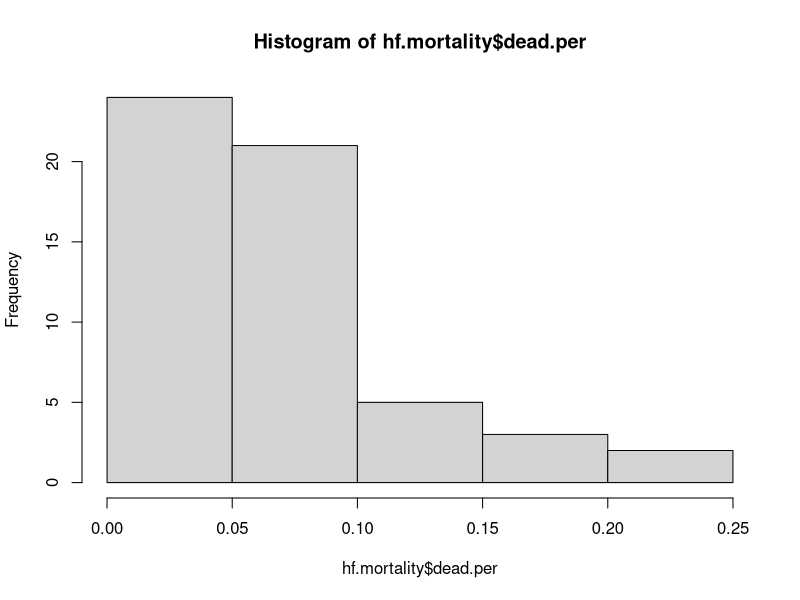

The R source for this figure:
# making a harvard forest hemlock mortality assessment
require(plyr)
require(dplyr)
require(tidyverse)

hf.ba <- read.csv("./harvard_supplemental/MegaplotMortalityAssessment_2010_2016_subset.csv")

#make basal area
hf.ba$ba <- ((hf.ba$dbh/2)^2 * pi)

#make quad a factor
hf.ba$quadrat <- as.factor(hf.ba$quadrat)

#now group by quadrat
hf.ba %>%
  group_by(quadrat) %>%
  summarize(ba.sum = sum(ba)) -> hf.summary 

hf.ba %>%
  filter(status.2016 == "D" & sp == "tsugca") %>%
  group_by(quadrat) %>%
  summarize(dead.hem.ba.sum = sum(ba)) -> hf.dead.hem.ba

hf.mortality <- merge(hf.summary, hf.dead.hem.ba)

hf.mortality$dead.per <- hf.mortality$dead.hem.ba.sum / hf.mortality$ba.sum
hist(hf.mortality$dead.per)

write.csv(hf.mortality, "hf_mortality.csv")


#### logistic